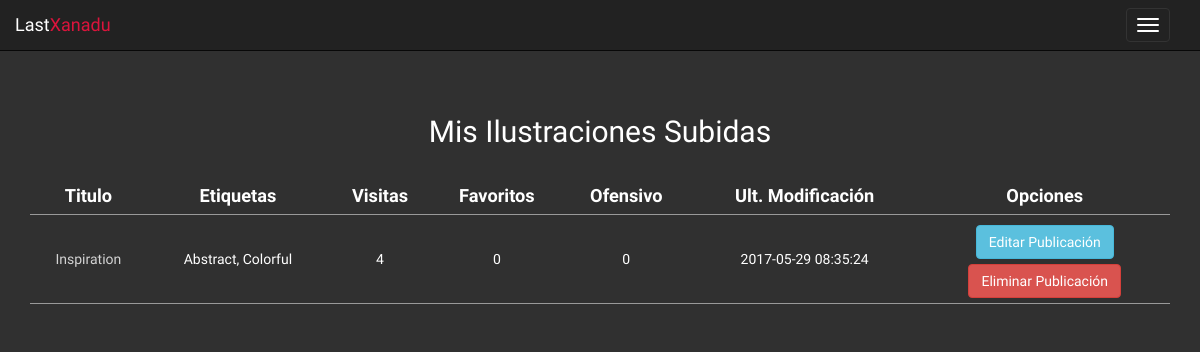
Page /my_posts.php (signed in) on the committed database.
### tables this page shows
CREATE TABLE IF NOT EXISTS `posts` (
  `post_id` int(11) NOT NULL AUTO_INCREMENT,
  `post_type` enum('Song','Picture') NOT NULL,
  `post_owner` int(11) NOT NULL,
  `post_title` varchar(40) NOT NULL,
  `post_description` varchar(500) NOT NULL,
  `post_tags` varchar(255) NOT NULL,
  `post_song` varchar(255) NOT NULL,
  `post_illust` varchar(255) NOT NULL,
  `post_views` int(11) NOT NULL,
  `post_favourites` int(11) NOT NULL,
  `post_flags` int(11) NOT NULL,
  `post_date` timestamp NOT NULL DEFAULT CURRENT_TIMESTAMP,
  PRIMARY KEY (`post_id`),
  KEY `emisor` (`post_owner`),
  KEY `receptor` (`post_title`)
);

### my_posts.php (the view, shortened to what this page needs)
<?php
require "includes/db.php";
?>
<!DOCTYPE html>
<html lang="es">
<head>
	<?php require "includes/head.php"; ?>
	<link rel="stylesheet" type="text/css" href="css/profile-view.css">
	<link rel="stylesheet" type="text/css" href="css/flagged.css">
</head>
<body>
	<?php require "includes/navbar.php"; ?>
	<div class="container">
		<?php
		if (!isset($_SESSION["username"])){
			echo '
			<div class="row section something-bad">
				<h3> Debes Iniciar Sesión o Registrarte para acceder a esta página! </h3>
			</div>
			';
		} else {
			$titulo = 'Canciones';
			$tipo = 'Composer';
			if ($_SESSION["user_type"] == 'Composer') {
				$titulo = 'Canciones';
				$tipo = 'Song';
			} else {
				$titulo = 'Ilustraciones';
				$tipo = 'Picture';
			}
			echo '
			<div class="row section">
				<div class="col-md-12">
					<h2 class="title-header">Mis '.$titulo.' Subidas</h2>';
					$i = $_SESSION['user_id'];
					$music_query = "SELECT * FROM posts WHERE post_owner='$i' AND post_type='$tipo' ORDER BY post_date";
					$music = $mysqli->query($music_query) or die ($mysqli->error. " en la línea ".(__LINE__-1));
					$rows = mysqli_num_rows($music);
					if ($rows > 0) {
						echo '
						<table>
							<tr>
								<th>Titulo</th>
								<th>Etiquetas</th>
								<th>Visitas</th>
								<th>Favoritos</th>
								<th>Ofensivo</th>
								<th>Ult. Modificación</th>
								<th>Opciones</th>
							</tr>
							';
							while ($post = $music->fetch_assoc()) {
								echo '
								<tr>';
									if ($tipo == 'Song') {
										echo '
										<td><a href="song.php?id='.$post["post_id"].'">'.$post["post_title"].'</a></td>
										';
									} else {
										echo '
										<td><a href="illust.php?id='.$post["post_id"].'">'.$post["post_title"].'</a></td>
										';
									}
									echo '
									<td>'.$post["post_tags"].'</td>
									<td>'.$post["post_views"].'</td>
									<td>'.$post["post_favourites"].'</td>
									<td>'.$post["post_flags"].'</td>
									<td>'.$post["post_date"].'</td>
									<td>
										<div>';
											if ($post["post_type"] == 'Song') {
												echo '<a class="btn btn-info" href="edit_song.php?id='.$post["post_id"].'">Editar Publicación</a>';
											} else {
												echo '<a class="btn btn-info" href="edit_illust.php?id='.$post["post_id"].'">Editar Publicación</a>';
											}
											echo
											'
											<br>
											<a class="btn btn-danger" href="delete.php?id='.$post["post_id"].'">Eliminar Publicación</a>
										</div>
									</td>
								</tr>
								';
							}
							echo '
						</table>';
					} else {
						echo '
						<div class="row section something-bad">
							<p> No has subido nada por ahora </p>
						</div>
						';
					}
					echo '
				</div>
			</div>
			';
		}
		?>
	</div>
</body>
</html>

### css/body-style.css (style rules this page uses)
a { color: gray; display: inline-block; }
body { margin-top:75px; background: url('../img/silkbrush8.png'); background-repeat: no-repeat; background-color: #303030; background-attachment: fixed; color: white; }
.section { margin-top: 20px; margin-bottom: 20px; }

### css/profile-view.css (style rules this page uses)
.container { font-family: 'Muli', sans-serif; }
.title-header { padding-bottom: 20px; text-align: center; }

### css/flagged.css (style rules this page uses)
table { width: 100%; }
table th { font-size: 1.3em; }
table td { font-size: 1em; vertical-align: middle; }
table a { color: lightgray; margin: 5px 0 5px 0; }
table th, td { padding: 5px; text-align: center; border-bottom: 1px solid #999; font-family: 'Muli', serif; }

### rows in the picture
posts: post_title "Inspiration", post_tags "Abstract, Colorful", post_views "4", post_favourites "0", post_flags "0", post_date "2017-05-29 08:35:24"

### other values in the picture
$titulo "Ilustraciones"
